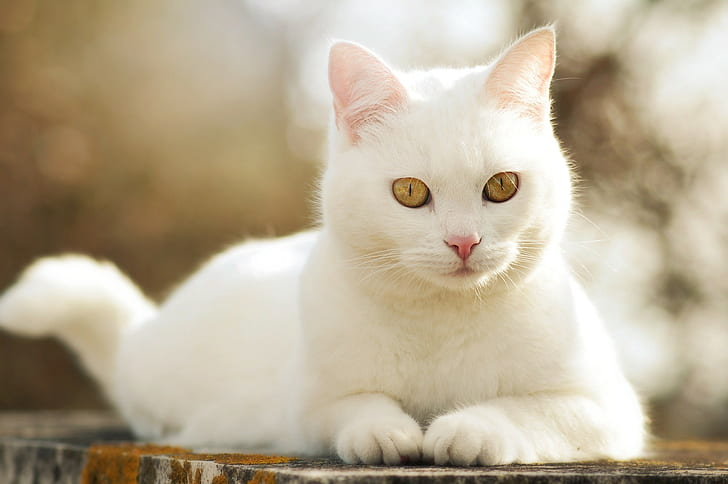
#> input picture face_recog/Images/car3.jpg, 728 x 484 px, found by its file name
$ python spaces.py
#> lines starting #> are read from the running program, lines starting #| are printed output that depends on the picture
import cv2 as cv

import matplotlib.pyplot as plt

img = cv.imread('Images\car3.jpg')
#> img is the input picture: shape (484, 728, 3); mean B, G, R 148.9, 172.5, 185.5

cv.imshow('Cat' , img)

# plt.imshow(img)
# plt.show()


#BGR to GRAYSCALE

gray = cv.cvtColor(img , cv.COLOR_BGR2GRAY)
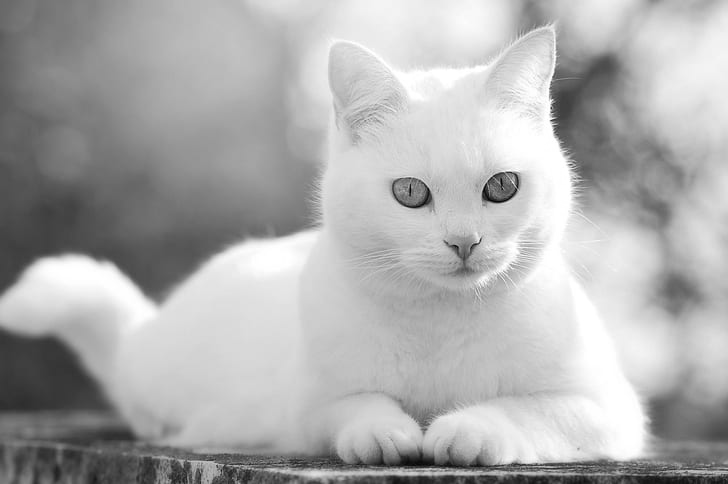
#> gray: shape (484, 728); min 4, max 255, mean 173.7
cv.imshow('gray' , gray)

# BGR to HSV

hsv = cv.cvtColor(img, cv.COLOR_BGR2HSV)
#> hsv: shape (484, 728, 3); mean H, S, V 22.5, 60.1, 185.6
cv.imshow('hsv' , hsv)

# BGR to L*a*b
lab = cv.cvtColor(img , cv.COLOR_BGR2LAB)
#> lab: shape (484, 728, 3); mean of channels 0, 1, 2 179.9, 129.3, 142.4
cv.imshow('lab', lab)


# BGR to RGB

rgb = cv.cvtColor(img , cv.COLOR_BGR2RGB)
cv.imshow('RGb' , rgb)

# HSV to BGR

hsv_bgr = cv.cvtColor(img , cv.COLOR_HSV2BGR)
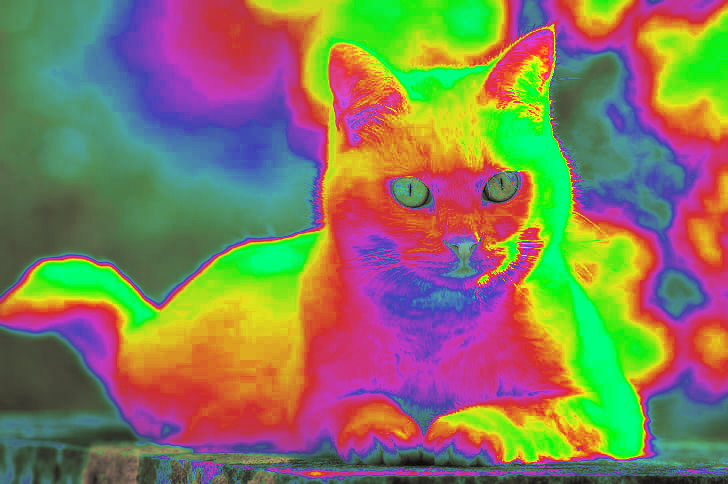
#> hsv_bgr: shape (484, 728, 3); mean B, G, R 92, 123, 133.4
cv.imshow('HSV-->BGR' , hsv_bgr)


#lab to BGR

lab_bgr = cv.cvtColor(img , cv.COLOR_LAB2BGR)
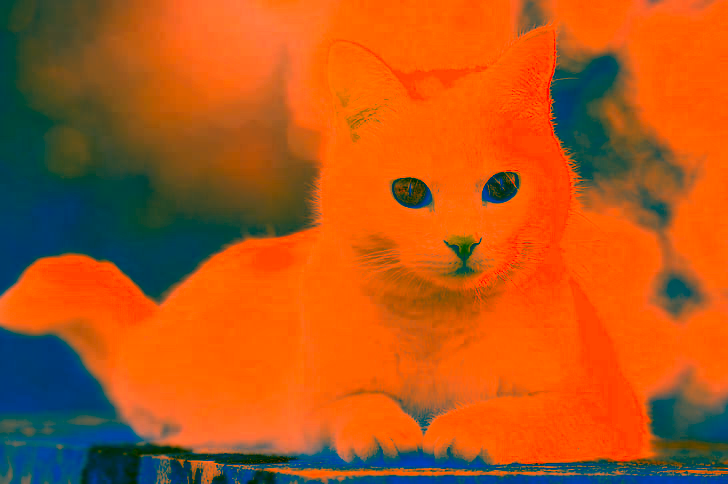
#> lab_bgr: shape (484, 728, 3); mean B, G, R 27.1, 87.4, 181
cv.imshow('LAB-->BGR' , lab_bgr)


cv.waitKey(0)

$ run again, with face_recog/Images/BOSTON2.jpg copied over face_recog/Images/car3.jpg
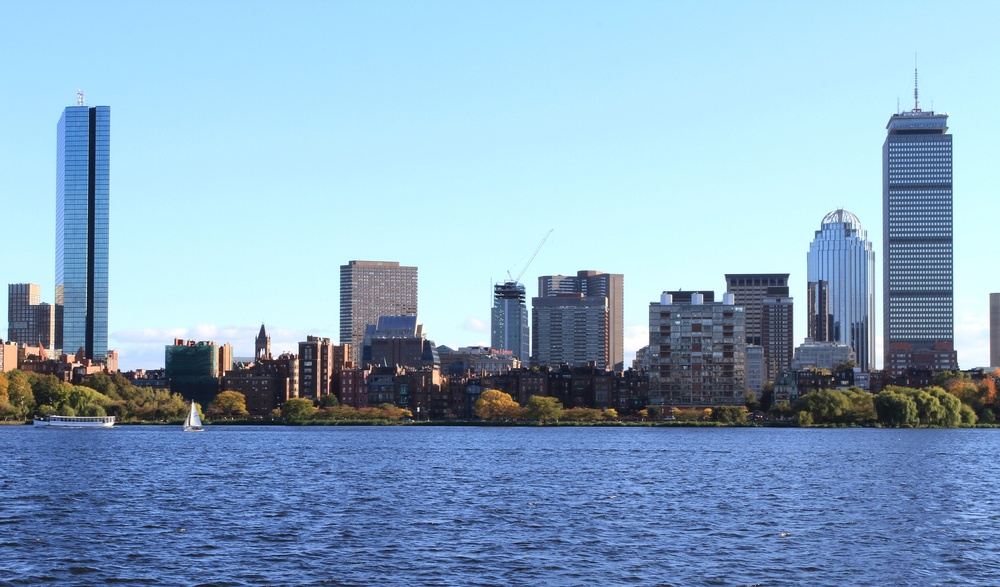
#> input picture face_recog/Images/BOSTON2.jpg, 1000 x 587 px, shrunk from 1920 x 1127 before the run, found by its file name
#> img is the input picture: shape (587, 1000, 3); mean B, G, R 195.4, 169.2, 137.7
#> hsv: shape (587, 1000, 3); mean H, S, V 100, 84.8, 197.4
#> lab: shape (587, 1000, 3); mean of channels 0, 1, 2 170.6, 124.7, 111
#> `hsv_bgr = cv.cvtColor(img , cv.COLOR_HSV2BGR)`:
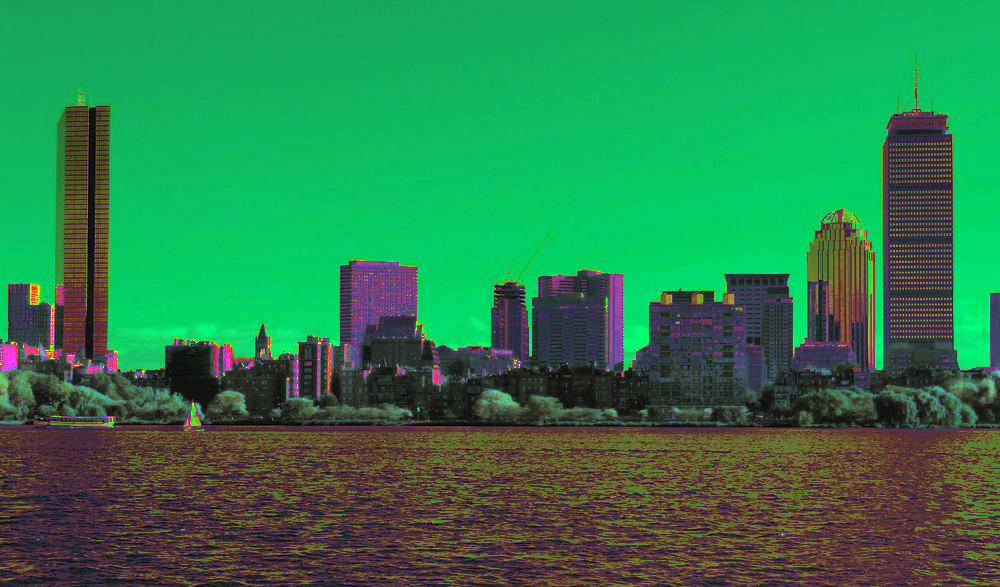
#> hsv_bgr: shape (587, 1000, 3); mean B, G, R 76.8, 126.5, 44.4
#> `lab_bgr = cv.cvtColor(img , cv.COLOR_LAB2BGR)`:
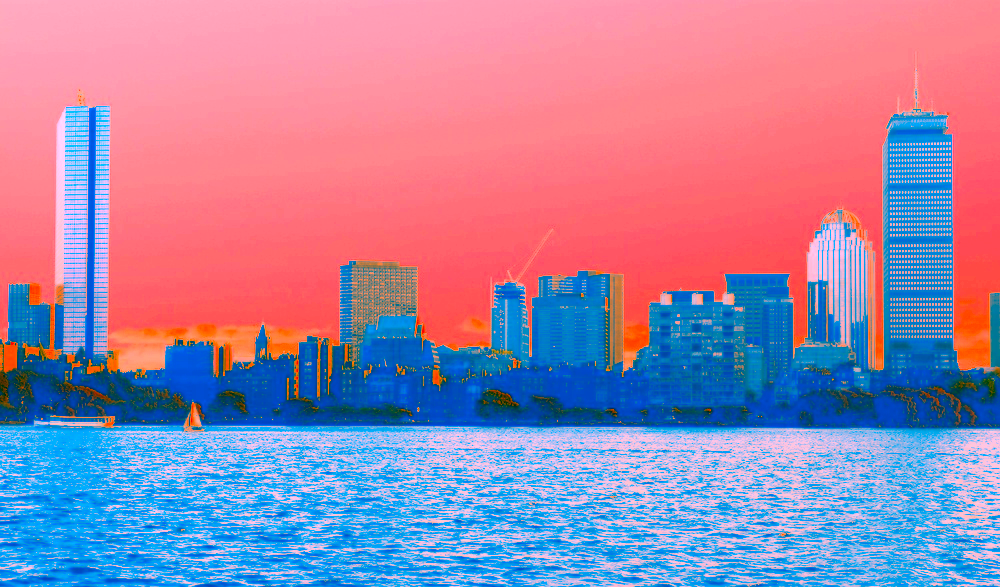
#> lab_bgr: shape (587, 1000, 3); mean B, G, R 170, 133.6, 163.6
